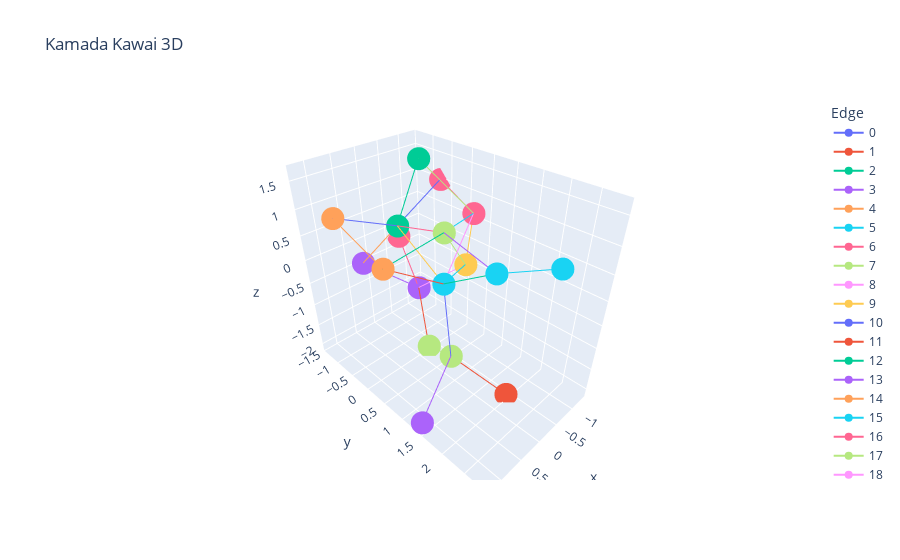

Here is the notebook cell this chart was saved with:
### Markdown cell above
GANGLIA Procedure 1 (Non-GUI Version)

### Code cell
##### Setting Up the Tool

#PROCEDURE 1: Determine candidate soma and branching node locations based on connectivity
timeStart = time.time() #start time counter
random.seed(0) #set the random seed to a constant seed for repeatability

######
'''
USER SHOULD COMMENT IN THE APPROPRIATE NETWORK THEY WISH TO GENERATE A PATTERN FOR.
IF THE USER WANTS TO MAKE THEIR OWN CONNECTIVITY LIST, THEY CAN DO IT IN A SIMILAR 
FORMAT AS 'edgeList' OR ('neuronNames' and 'cons') IN THESE EXAMPLES.

The 'edgeList' is the list of connections, as pairs. MUST be only integers.
The 'neuronNames' is a string list of words corresponding to names.
The 'cons' is like 'edgeList', but uses the 'neuronNames' as the pairs, rather than integers.
    'cons' will be converted to 'edgeList', since iGraph requires an input of a list of paired integers.
'''

'''
# Half-Center Oscillator

For more information: 
Marder, E., Bucher, D.: Central pattern generators and the con-
trol of rhythmic movements. Current Biology 11(23), R986–
R996 (11 2001). https://doi.org/10.1016/S0960-9822(01)00581-4
'''

# edgeList=[[0,1],
#           [1,0]]
# #         [2,1]]
# saveFileName = "half_center"

######

###### 
'''
Rat Hindlimb Motor Circuit
#https://www.ncbi.nlm.nih.gov/pmc/articles/PMC6477610/

Deng, K., Szczecinski, N.S., Arnold, D., Andrada, E., Fischer, M.S., Quinn,
R.D., Hunt, A.J.: Neuromechanical Model of Rat Hindlimb Walking with
Two-Layer CPGs. Biomimetics (Basel, Switzerland) 4(1), 21 (3 2019).
https://doi.org/10.3390/biomimetics4010021
'''

# neuronNames = ["ExtensorIN",
#                 "FlexorIN",
#                 "ExtensorHC",
#                 "FlexorHC",
#                 "ExtensorIaIN",
#                 "FlexorIaIN",
#                 "ExtensorMN",
#                 "FlexorMN",
#                 "ExtensorRE",
#                 "FlexorRE"]


# con =  [["ExtensorIN","FlexorHC"], #B64 -> CBI2
#         ["ExtensorHC","ExtensorIN"],   #B4/B5 -> CBI3
#         ["FlexorIN","ExtensorHC"], #CBI2 -> B30/B40
#         ["FlexorHC","FlexorIN"], #CBI4 -> B30/B40
#         ["ExtensorHC","ExtensorIaIN"],  #B64 -> B4/B5
#         ["ExtensorHC","ExtensorMN"], #B31/B32 -> B30/B40
#         ["FlexorHC","FlexorIaIN"],   #B64 -> B30/B40
#         ["FlexorHC","FlexorMN"],   #B31/B32 -> B54
#         ["ExtensorIaIN","FlexorIaIN"],  #B31/32 -> B20
#         ["FlexorIaIN","ExtensorIaIN"],     #B64 -> B20
#         ["ExtensorIaIN","FlexorMN"],      #CBI3 -> B20
#         ["ExtensorRE","ExtensorIaIN"],      #CBI2 -> B20
#         ["FlexorIaIN","ExtensorMN"],      #CBI4 -> B20
#         ["FlexorRE","FlexorIaIN"],       #CBI3 -> B7
#         ["ExtensorMN","ExtensorRE"],    #B64 -> B6/B9 and B3
#         ["ExtensorRE","ExtensorMN"],     #B20 -> B8a/b
#         ["FlexorMN","FlexorRE"],    #B4/B5 -> B6/B9 and B3
#         ["FlexorRE","FlexorMN"],    #B30/B40 -> B8
#         ["FlexorRE","ExtensorRE"],      #B4/B5 -> B8
#         ["ExtensorRE","FlexorRE"]    #B31/B32 -> B8
#         ]

# edgeList = []
# for cons in range(len(con)):
#     pre = neuronNames.index(con[cons][0])
#     post = neuronNames.index(con[cons][1])
#     edgeList.append([pre,post])

# saveFileName = "ratMotor"

#######

#######
# User-designed 9-cell network

# edgeList=[[0,1],
#         [2,0],
#         [3,0],
#         [4,0],
#         [5,0],
#         [6,0],
#         [1,2],
#         [3,2],
#         [7,4],
#         [3,8]]

# saveFileName = "nineCell"

#######

#######

'''
BASED ON WEBSTER-WOOD (2020) CONTROL FOR MULTIFUNCTIONALITY - FIG. 9

Webster-Wood, V.A., Gill, J.P., Thomas, P.J., Chiel, H.J.: Control for multifunc-
tionality: bioinspired control based on feeding in Aplysia californica. Biological Cy-
bernetics 114(6), 557–588 (12 2020). https://doi.org/10.1007/s00422-020-00851-9
'''

neuronNames = ["CBI-2",
                "CBI-4",
                "CBI-3",
                "B4/B5",
                "B30/B40",
                "B64",
                "B20",
                "B7",
                "B3/B6/B9",
                "B8a/b",
                "B31/B32",
                "B38"]


con =  [["B64","CBI-2"], #B64 -> CBI2
        ["B4/B5","CBI-3"],   #B4/B5 -> CBI3
        ["CBI-2","B30/B40"], #CBI2 -> B30/B40
        ["CBI-4","B30/B40"], #CBI4 -> B30/B40
        ["B64","B4/B5"],  #B64 -> B4/B5
        ["B31/B32","B30/B40"], #B31/B32 -> B30/B40
        ["B64","B30/B40"],   #B64 -> B30/B40
        ["B31/B32","B64"],   #B31/B32 -> B54
        ["B31/B32", "B20"],  #B31/32 -> B20
        ["B64","B20"],     #B64 -> B20
        ["CBI-3","B20"],      #CBI3 -> B20
        ["CBI-2","B20"],      #CBI2 -> B20
        ["CBI-4","B20"],      #CBI4 -> B20
        ["CBI-3","B7"],       #CBI3 -> B7
        ["B64","B3/B6/B9"],    #B64 -> B6/B9 and B3
        ["B20", "B8a/b"],     #B20 -> B8a/b
        ["B4/B5","B3/B6/B9"],    #B4/B5 -> B6/B9 and B3
        ["B30/B40","B8a/b"],    #B30/B40 -> B8
        ["B4/B5","B8a/b"],      #B4/B5 -> B8
        ["B31/B32","B8a/b"],    #B31/B32 -> B8
        ["B64","B31/B32"],   #B64 -> B31/B32
        ["CBI-3","B38"]       #CBI3 -> B38
        ]

edgeList = []
for cons in range(len(con)):
    pre = neuronNames.index(con[cons][0])
    post = neuronNames.index(con[cons][1])
    edgeList.append([pre,post])

saveFileName = "boolean"

################


allPreCells = [preC[0] for preC in edgeList] #all the pre-synaptic cells in the list
preCellCounter = collections.Counter(allPreCells) #count how many repeats of the same pre-synaptic cell (multiple axonal outputs)
multiAxonPre = {k:v for (k,v) in preCellCounter.items() if v > 1} #list of all the pre-synaptic cells with multiple axonal outputs
multiAxonPreCellID = list(multiAxonPre) #list version

#initial cell ID value for the first branching node or "false cell"
#this value is the next largest cell ID number
fcVal = max([element for innerList in edgeList for element in innerList])+1
falseCells = [] #preallocate an empty array to record all the false cells or branching nodes

#add additional connection pairs based on branching nodes needed
for fcInsert in range(len(multiAxonPreCellID)):
    falseCells.append(fcVal)
    multiAxonCellTemp = multiAxonPreCellID[fcInsert]
    idxMultiAxon = [i for i, x in enumerate(allPreCells) if x == multiAxonCellTemp]
    for fc in range(len(idxMultiAxon)):
        edgeList[idxMultiAxon[fc]][0] = fcVal
        
    edgeList.append([multiAxonCellTemp,fcVal])
    fcVal = fcVal + 1

numCells = np.max(edgeList)+1 #number of cells & branching nodes
numEdges = len(edgeList) #number of connections or edges


#Create an iGraph Graph based on the connections list
g = ig.Graph(edges=edgeList)

#add an attribute to the graph based on whether the cell ID is for a real cell ('True') or a branching node ('False')
g.vs["isCell"] = True
for i in range(len(falseCells)):
    g.vs[falseCells[i]]["isCell"] = False

#generate the somas/branching node placements based on either the Kamada-Kawai ('kk') or Fruchterman-Reingold ('fr') algorithms
    #Kamada-Kawai
fig_kk,ax_kk = plt.subplots()
ax_kk.set_aspect("equal")
l_kk = g.layout_kamada_kawai()
ig.plot(g,layout=l_kk,target=ax_kk,axes=False,vertex_label=g.vs.indices)
lcoord_kk = l_kk.coords
plt.title('Kamada Kawai')
plt.show()

    #Fruchterman-Reingold
fig_fr,ax_fr = plt.subplots()
ax_fr.set_aspect("equal")
l_fr=g.layout_fruchterman_reingold()
ig.plot(g,layout=l_fr,target=ax_fr,axes=True,vertex_label=g.vs.indices)
lcoord_fr = l_fr.coords
plt.title('Fruchterman Reingold')
plt.show()

    #Kamada-Kawai 3D (Work in progress)

l_kk3 = g.layout_kamada_kawai(dim=3)
lcoord_kk3 = l_kk3.coords
previousCellRole = 'Postsynaptic'
for i in range(len(edgeList)*2):
    if previousCellRole == 'Postsynaptic':
        currentCellRole = 'Presynaptic'
        cellIdx = 0
    else:
        currentCellRole = 'Postsynaptic'
        cellIdx = 1
    previousCellRole = currentCellRole
    cellID = cellID = edgeList[int(np.floor(i/2))][cellIdx]
    
    if i == 0:
        edgeList_dictDetails = {'Edge': [int(np.floor(i/2))],
                                'Cell Role': [currentCellRole],
                                'Cell ID': [cellID],
                                'x': [lcoord_kk3[cellID][0]],
                                'y': [lcoord_kk3[cellID][1]],
                                'z': [lcoord_kk3[cellID][2]]}
    else:
        edgeList_dictDetails['Edge'].append(int(np.floor(i/2)))
        edgeList_dictDetails['Cell Role'].append(currentCellRole)
        edgeList_dictDetails['Cell ID'].append(cellID)
        edgeList_dictDetails['x'].append(lcoord_kk3[cellID][0])
        edgeList_dictDetails['y'].append(lcoord_kk3[cellID][1])
        edgeList_dictDetails['z'].append(lcoord_kk3[cellID][2])

edgeList_dfDetails = pd.DataFrame(edgeList_dictDetails)

fig_kk3 = px.line_3d(edgeList_dfDetails, x="x", y="y", z="z", color='Edge', hover_data=["Cell ID","Cell Role"],markers=True,title="Kamada Kawai 3D")
fig_kk3.show()



time_graphPreUser = time.time() #end timer for Procedure 1
time_procedure1 = time_graphPreUser - timeStart #duration for Procedure 1

### Figure 1 — Plotly figure (JSON) as saved in the notebook; plotly's stock layout.template omitted (floating-point values rounded to 4 significant figures)
{"data": [{"customdata": [[12, "Presynaptic"], [0, "Postsynaptic"]], "hovertemplate": "Edge=0<br>x=%{x}<br>y=%{y}<br>z=%{z}<br>Cell ID=%{customdata[0]}<br>Cell Role=%{customdata[1]}<extra></extra>", "legendgroup": "0", "line": {"color": "#636efa", "dash": "solid"}, "marker": {"symbol": "circle"}, "mode": "markers+lines", "name": "0", "scene": "scene", "showlegend": true, "type": "scatter3d", "x": [-0.07514, 1.117], "y": [-0.5429, -0.6705], "z": [0.5411, 1.062]}, {"customdata": [[13, "Presynaptic"], [2, "Postsynaptic"]], "hovertemplate": "Edge=1<br>x=%{x}<br>y=%{y}<br>z=%{z}<br>Cell ID=%{customdata[0]}<br>Cell Role=%{customdata[1]}<extra></extra>", "legendgroup": "1", "line": {"color": "#EF553B", "dash": "solid"}, "marker": {"symbol": "circle"}, "mode": "markers+lines", "name": "1", "scene": "scene", "showlegend": true, "type": "scatter3d", "x": [-0.6013, -0.2029], "y": [-0.6403, 0.06286], "z": [-1.115, -2.034]}, {"customdata": [[14, "Presynaptic"], [4, "Postsynaptic"]], "hovertemplate": "Edge=2<br>x=%{x}<br>y=%{y}<br>z=%{z}<br>Cell ID=%{customdata[0]}<br>Cell Role=%{customdata[1]}<extra></extra>", "legendgroup": "2", "line": {"color": "#00cc96", "dash": "solid"}, "marker": {"symbol": "circle"}, "mode": "markers+lines", "name": "2", "scene": "scene", "showlegend": true, "type": "scatter3d", "x": [1.105, -0.09868], "y": [0.5389, 0.6228], "z": [0.6483, 0.8344]}, {"customdata": [[15, "Presynaptic"], [4, "Postsynaptic"]], "hovertemplate": "Edge=3<br>x=%{x}<br>y=%{y}<br>z=%{z}<br>Cell ID=%{customdata[0]}<br>Cell Role=%{customdata[1]}<extra></extra>", "legendgroup": "3", "line": {"color": "#ab63fa", "dash": "solid"}, "marker": {"symbol": "circle"}, "mode": "markers+lines", "name": "3", "scene": "scene", "showlegend": true, "type": "scatter3d", "x": [-0.01014, -0.09868], "y": [1.813, 0.6228], "z": [0.6378, 0.8344]}, {"customdata": [[12, "Presynaptic"], [3, "Postsynaptic"]], "hovertemplate": "Edge=4<br>x=%{x}<br>y=%{y}<br>z=%{z}<br>Cell ID=%{customdata[0]}<br>Cell Role=%{customdata[1]}<extra></extra>", "legendgroup": "4", "line": {"color": "#FFA15A", "dash": "solid"}, "marker": {"symbol": "circle"}, "mode": "markers+lines", "name": "4", "scene": "scene", "showlegend": true, "type": "scatter3d", "x": [-0.07514, 0.2562], "y": [-0.5429, -1.281], "z": [0.5411, -0.4226]}, {"customdata": [[16, "Presynaptic"], [4, "Postsynaptic"]], "hovertemplate": "Edge=5<br>x=%{x}<br>y=%{y}<br>z=%{z}<br>Cell ID=%{customdata[0]}<br>Cell Role=%{customdata[1]}<extra></extra>", "legendgroup": "5", "line": {"color": "#19d3f3", "dash": "solid"}, "marker": {"symbol": "circle"}, "mode": "markers+lines", "name": "5", "scene": "scene", "showlegend": true, "type": "scatter3d", "x": [-1.051, -0.09868], "y": [0.402, 0.6228], "z": [0.7749, 0.8344]}, {"customdata": [[12, "Presynaptic"], [4, "Postsynaptic"]], "hovertemplate": "Edge=6<br>x=%{x}<br>y=%{y}<br>z=%{z}<br>Cell ID=%{customdata[0]}<br>Cell Role=%{customdata[1]}<extra></extra>", "legendgroup": "6", "line": {"color": "#FF6692", "dash": "solid"}, "marker": {"symbol": "circle"}, "mode": "markers+lines", "name": "6", "scene": "scene", "showlegend": true, "type": "scatter3d", "x": [-0.07514, -0.09868], "y": [-0.5429, 0.6228], "z": [0.5411, 0.8344]}, {"customdata": [[16, "Presynaptic"], [5, "Postsynaptic"]], "hovertemplate": "Edge=7<br>x=%{x}<br>y=%{y}<br>z=%{z}<br>Cell ID=%{customdata[0]}<br>Cell Role=%{customdata[1]}<extra></extra>", "legendgroup": "7", "line": {"color": "#B6E880", "dash": "solid"}, "marker": {"symbol": "circle"}, "mode": "markers+lines", "name": "7", "scene": "scene", "showlegend": true, "type": "scatter3d", "x": [-1.051, -0.6064], "y": [0.402, -0.511], "z": [0.7749, 1.647]}, {"customdata": [[16, "Presynaptic"], [6, "Postsynaptic"]], "hovertemplate": "Edge=8<br>x=%{x}<br>y=%{y}<br>z=%{z}<br>Cell ID=%{customdata[0]}<br>Cell Role=%{customdata[1]}<extra></extra>", "legendgroup": "8", "line": {"color": "#FF97FF", "dash": "solid"}, "marker": {"symbol": "circle"}, "mode": "markers+lines", "name": "8", "scene": "scene", "showlegend": true, "type": "scatter3d", "x": [-1.051, 0.02786], "y": [0.402, 0.7365], "z": [0.7749, -0.05015]}, {"customdata": [[12, "Presynaptic"], [6, "Postsynaptic"]], "hovertemplate": "Edge=9<br>x=%{x}<br>y=%{y}<br>z=%{z}<br>Cell ID=%{customdata[0]}<br>Cell Role=%{customdata[1]}<extra></extra>", "legendgroup": "9", "line": {"color": "#FECB52", "dash": "solid"}, "marker": {"symbol": "circle"}, "mode": "markers+lines", "name": "9", "scene": "scene", "showlegend": true, "type": "scatter3d", "x": [-0.07514, 0.02786], "y": [-0.5429, 0.7365], "z": [0.5411, -0.05015]}, {"customdata": [[17, "Presynaptic"], [6, "Postsynaptic"]], "hovertemplate": "Edge=10<br>x=%{x}<br>y=%{y}<br>z=%{z}<br>Cell ID=%{customdata[0]}<br>Cell Role=%{customdata[1]}<extra></extra>", "legendgroup": "10", "line": {"color": "#636efa", "dash": "solid"}, "marker": {"symbol": "circle"}, "mode": "markers+lines", "name": "10", "scene": "scene", "showlegend": true, "type": "scatter3d", "x": [0.1994, 0.02786], "y": [1.089, 0.7365], "z": [-1.362, -0.05015]}, {"customdata": [[14, "Presynaptic"], [6, "Postsynaptic"]], "hovertemplate": "Edge=11<br>x=%{x}<br>y=%{y}<br>z=%{z}<br>Cell ID=%{customdata[0]}<br>Cell Role=%{customdata[1]}<extra></extra>", "legendgroup": "11", "line": {"color": "#EF553B", "dash": "solid"}, "marker": {"symbol": "circle"}, "mode": "markers+lines", "name": "11", "scene": "scene", "showlegend": true, "type": "scatter3d", "x": [1.105, 0.02786], "y": [0.5389, 0.7365], "z": [0.6483, -0.05015]}, {"customdata": [[15, "Presynaptic"], [6, "Postsynaptic"]], "hovertemplate": "Edge=12<br>x=%{x}<br>y=%{y}<br>z=%{z}<br>Cell ID=%{customdata[0]}<br>Cell Role=%{customdata[1]}<extra></extra>", "legendgroup": "12", "line": {"color": "#00cc96", "dash": "solid"}, "marker": {"symbol": "circle"}, "mode": "markers+lines", "name": "12", "scene": "scene", "showlegend": true, "type": "scatter3d", "x": [-0.01014, 0.02786], "y": [1.813, 0.7365], "z": [0.6378, -0.05015]}, {"customdata": [[17, "Presynaptic"], [7, "Postsynaptic"]], "hovertemplate": "Edge=13<br>x=%{x}<br>y=%{y}<br>z=%{z}<br>Cell ID=%{customdata[0]}<br>Cell Role=%{customdata[1]}<extra></extra>", "legendgroup": "13", "line": {"color": "#ab63fa", "dash": "solid"}, "marker": {"symbol": "circle"}, "mode": "markers+lines", "name": "13", "scene": "scene", "showlegend": true, "type": "scatter3d", "x": [0.1994, 1.233], "y": [1.089, 1.426], "z": [-1.362, -1.982]}, {"customdata": [[12, "Presynaptic"], [8, "Postsynaptic"]], "hovertemplate": "Edge=14<br>x=%{x}<br>y=%{y}<br>z=%{z}<br>Cell ID=%{customdata[0]}<br>Cell Role=%{customdata[1]}<extra></extra>", "legendgroup": "14", "line": {"color": "#FFA15A", "dash": "solid"}, "marker": {"symbol": "circle"}, "mode": "markers+lines", "name": "14", "scene": "scene", "showlegend": true, "type": "scatter3d", "x": [-0.07514, -0.7393], "y": [-0.5429, -1.373], "z": [0.5411, -0.2423]}, {"customdata": [[6, "Presynaptic"], [9, "Postsynaptic"]], "hovertemplate": "Edge=15<br>x=%{x}<br>y=%{y}<br>z=%{z}<br>Cell ID=%{customdata[0]}<br>Cell Role=%{customdata[1]}<extra></extra>", "legendgroup": "15", "line": {"color": "#19d3f3", "dash": "solid"}, "marker": {"symbol": "circle"}, "mode": "markers+lines", "name": "15", "scene": "scene", "showlegend": true, "type": "scatter3d", "x": [0.02786, -0.9253], "y": [0.7365, 0.3587], "z": [-0.05015, -0.2531]}, {"customdata": [[13, "Presynaptic"], [8, "Postsynaptic"]], "hovertemplate": "Edge=16<br>x=%{x}<br>y=%{y}<br>z=%{z}<br>Cell ID=%{customdata[0]}<br>Cell Role=%{customdata[1]}<extra></extra>", "legendgroup": "16", "line": {"color": "#FF6692", "dash": "solid"}, "marker": {"symbol": "circle"}, "mode": "markers+lines", "name": "16", "scene": "scene", "showlegend": true, "type": "scatter3d", "x": [-0.6013, -0.7393], "y": [-0.6403, -1.373], "z": [-1.115, -0.2423]}, {"customdata": [[4, "Presynaptic"], [9, "Postsynaptic"]], "hovertemplate": "Edge=17<br>x=%{x}<br>y=%{y}<br>z=%{z}<br>Cell ID=%{customdata[0]}<br>Cell Role=%{customdata[1]}<extra></extra>", "legendgroup": "17", "line": {"color": "#B6E880", "dash": "solid"}, "marker": {"symbol": "circle"}, "mode": "markers+lines", "name": "17", "scene": "scene", "showlegend": true, "type": "scatter3d", "x": [-0.09868, -0.9253], "y": [0.6228, 0.3587], "z": [0.8344, -0.2531]}, {"customdata": [[13, "Presynaptic"], [9, "Postsynaptic"]], "hovertemplate": "Edge=18<br>x=%{x}<br>y=%{y}<br>z=%{z}<br>Cell ID=%{customdata[0]}<br>Cell Role=%{customdata[1]}<extra></extra>", "legendgroup": "18", "line": {"color": "#FF97FF", "dash": "solid"}, "marker": {"symbol": "circle"}, "mode": "markers+lines", "name": "18", "scene": "scene", "showlegend": true, "type": "scatter3d", "x": [-0.6013, -0.9253], "y": [-0.6403, 0.3587], "z": [-1.115, -0.2531]}, {"customdata": [[16, "Presynaptic"], [9, "Postsynaptic"]], "hovertemplate": "Edge=19<br>x=%{x}<br>y=%{y}<br>z=%{z}<br>Cell ID=%{customdata[0]}<br>Cell Role=%{customdata[1]}<extra></extra>", "legendgroup": "19", "line": {"color": "#FECB52", "dash": "solid"}, "marker": {"symbol": "circle"}, "mode": "markers+lines", "name": "19", "scene": "scene", "showlegend": true, "type": "scatter3d", "x": [-1.051, -0.9253], "y": [0.402, 0.3587], "z": [0.7749, -0.2531]}, {"customdata": [[12, "Presynaptic"], [10, "Postsynaptic"]], "hovertemplate": "Edge=20<br>x=%{x}<br>y=%{y}<br>z=%{z}<br>Cell ID=%{customdata[0]}<br>Cell Role=%{customdata[1]}<extra></extra>", "legendgroup": "20", "line": {"color": "#636efa", "dash": "solid"}, "marker": {"symbol": "circle"}, "mode": "markers+lines", "name": "20", "scene": "scene", "showlegend": true, "type": "scatter3d", "x": [-0.07514, -1.341], "y": [-0.5429, -0.7322], "z": [0.5411, 1.004]}, {"customdata": [[17, "Presynaptic"], [11, "Postsynaptic"]], "hovertemplate": "Edge=21<br>x=%{x}<br>y=%{y}<br>z=%{z}<br>Cell ID=%{customdata[0]}<br>Cell Role=%{customdata[1]}<extra></extra>", "legendgroup": "21", "line": {"color": "#EF553B", "dash": "solid"}, "marker": {"symbol": "circle"}, "mode": "markers+lines", "name": "21", "scene": "scene", "showlegend": true, "type": "scatter3d", "x": [0.1994, -0.335], "y": [1.089, 1.978], "z": [-1.362, -2.078]}, {"customdata": [[5, "Presynaptic"], [12, "Postsynaptic"]], "hovertemplate": "Edge=22<br>x=%{x}<br>y=%{y}<br>z=%{z}<br>Cell ID=%{customdata[0]}<br>Cell Role=%{customdata[1]}<extra></extra>", "legendgroup": "22", "line": {"color": "#00cc96", "dash": "solid"}, "marker": {"symbol": "circle"}, "mode": "markers+lines", "name": "22", "scene": "scene", "showlegend": true, "type": "scatter3d", "x": [-0.6064, -0.07514], "y": [-0.511, -0.5429], "z": [1.647, 0.5411]}, {"customdata": [[3, "Presynaptic"], [13, "Postsynaptic"]], "hovertemplate": "Edge=23<br>x=%{x}<br>y=%{y}<br>z=%{z}<br>Cell ID=%{customdata[0]}<br>Cell Role=%{customdata[1]}<extra></extra>", "legendgroup": "23", "line": {"color": "#ab63fa", "dash": "solid"}, "marker": {"symbol": "circle"}, "mode": "markers+lines", "name": "23", "scene": "scene", "showlegend": true, "type": "scatter3d", "x": [0.2562, -0.6013], "y": [-1.281, -0.6403], "z": [-0.4226, -1.115]}, {"customdata": [[0, "Presynaptic"], [14, "Postsynaptic"]], "hovertemplate": "Edge=24<br>x=%{x}<br>y=%{y}<br>z=%{z}<br>Cell ID=%{customdata[0]}<br>Cell Role=%{customdata[1]}<extra></extra>", "legendgroup": "24", "line": {"color": "#FFA15A", "dash": "solid"}, "marker": {"symbol": "circle"}, "mode": "markers+lines", "name": "24", "scene": "scene", "showlegend": true, "type": "scatter3d", "x": [1.117, 1.105], "y": [-0.6705, 0.5389], "z": [1.062, 0.6483]}, {"customdata": [[1, "Presynaptic"], [15, "Postsynaptic"]], "hovertemplate": "Edge=25<br>x=%{x}<br>y=%{y}<br>z=%{z}<br>Cell ID=%{customdata[0]}<br>Cell Role=%{customdata[1]}<extra></extra>", "legendgroup": "25", "line": {"color": "#19d3f3", "dash": "solid"}, "marker": {"symbol": "circle"}, "mode": "markers+lines", "name": "25", "scene": "scene", "showlegend": true, "type": "scatter3d", "x": [-0.02686, -0.01014], "y": [2.849, 1.813], "z": [1.184, 0.6378]}, {"customdata": [[10, "Presynaptic"], [16, "Postsynaptic"]], "hovertemplate": "Edge=26<br>x=%{x}<br>y=%{y}<br>z=%{z}<br>Cell ID=%{customdata[0]}<br>Cell Role=%{customdata[1]}<extra></extra>", "legendgroup": "26", "line": {"color": "#FF6692", "dash": "solid"}, "marker": {"symbol": "circle"}, "mode": "markers+lines", "name": "26", "scene": "scene", "showlegend": true, "type": "scatter3d", "x": [-1.341, -1.051], "y": [-0.7322, 0.402], "z": [1.004, 0.7749]}, {"customdata": [[2, "Presynaptic"], [17, "Postsynaptic"]], "hovertemplate": "Edge=27<br>x=%{x}<br>y=%{y}<br>z=%{z}<br>Cell ID=%{customdata[0]}<br>Cell Role=%{customdata[1]}<extra></extra>", "legendgroup": "27", "line": {"color": "#B6E880", "dash": "solid"}, "marker": {"symbol": "circle"}, "mode": "markers+lines", "name": "27", "scene": "scene", "showlegend": true, "type": "scatter3d", "x": [-0.2029, 0.1994], "y": [0.06286, 1.089], "z": [-2.034, -1.362]}], "layout": {"legend": {"title": {"text": "Edge"}, "tracegroupgap": 0}, "scene": {"domain": {"x": [0, 1], "y": [0, 1]}, "xaxis": {"title": {"text": "x"}}, "yaxis": {"title": {"text": "y"}}, "zaxis": {"title": {"text": "z"}}}, "title": {"text": "Kamada Kawai 3D"}}}
